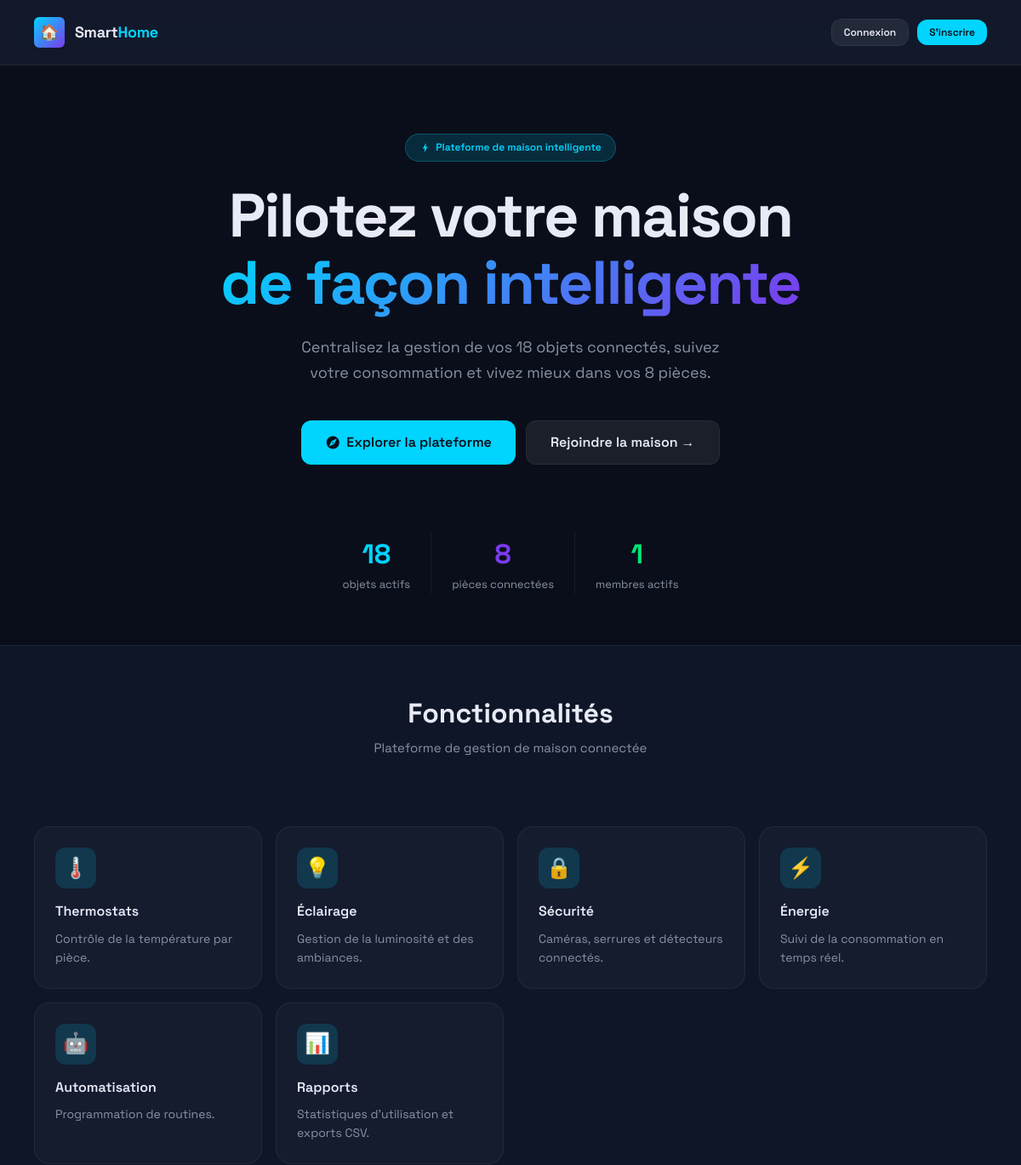
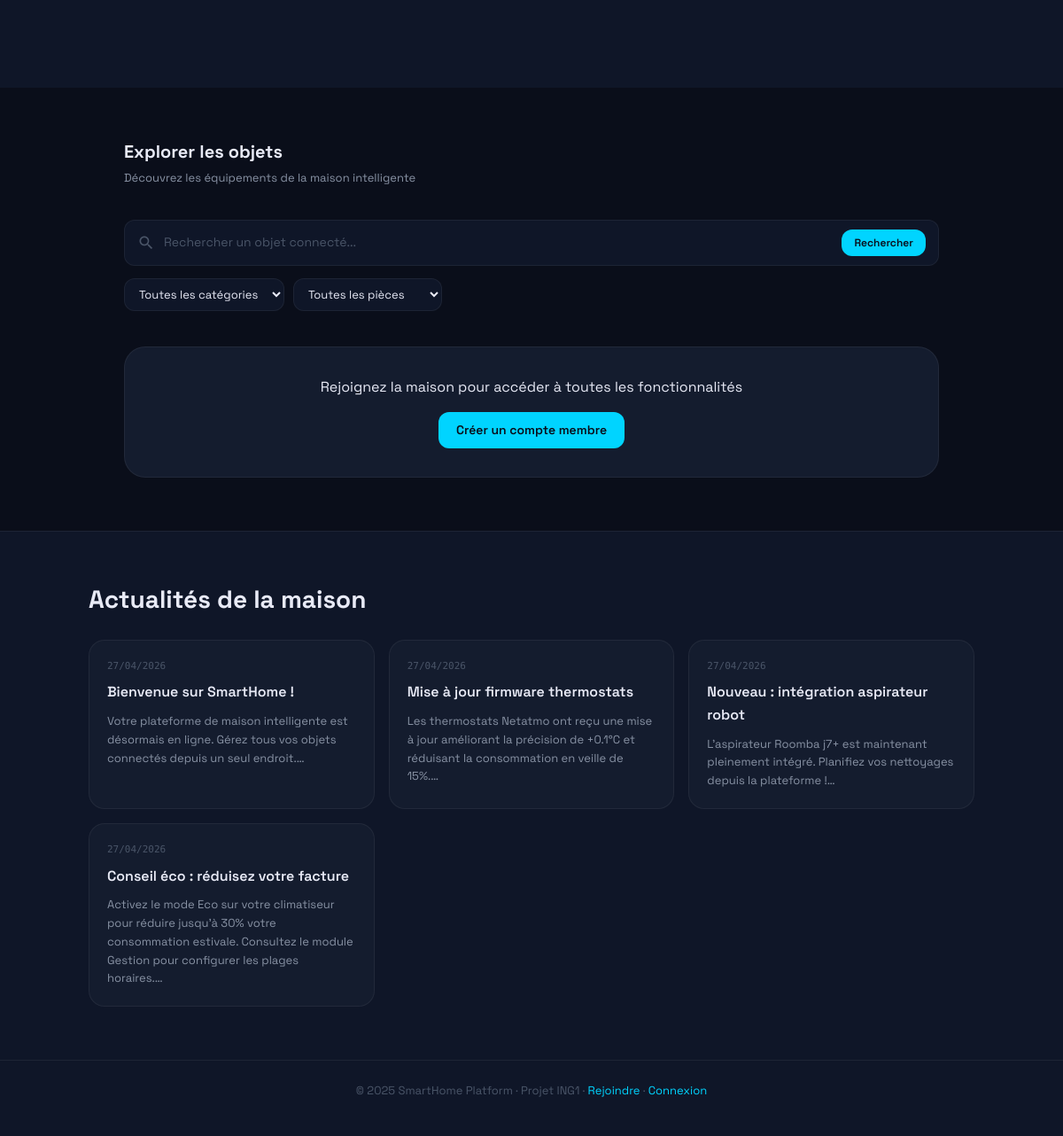
The page / on the database its author committed (2 pictures, top to bottom).
### tables this page shows
CREATE TABLE actualites (
    id INT AUTO_INCREMENT PRIMARY KEY,
    titre VARCHAR(200) NOT NULL,
    contenu TEXT NOT NULL,
    auteur_id INT,
    image VARCHAR(255),
    date_publication DATETIME DEFAULT CURRENT_TIMESTAMP,
    visible TINYINT(1) DEFAULT 1,
    FOREIGN KEY (auteur_id) REFERENCES utilisateurs(id) ON DELETE SET NULL
);

### includes/config.php (called while the page is built, shortened)
<?php
function sanitize(string $input): string {
    return htmlspecialchars(trim($input), ENT_QUOTES, 'UTF-8');
}
function isLoggedIn(): bool {
    return isset($_SESSION['user_id']) && !empty($_SESSION['user_id']);
}

### index.php (the view, shortened to what this page needs)
<?php
require_once 'includes/config.php';
$pdo = getDB();
$actualites = $pdo->query("SELECT * FROM actualites WHERE visible=1 ORDER BY date_publication DESC LIMIT 4")->fetchAll();
$nbObjets   = $pdo->query("SELECT COUNT(*) FROM objets_connectes WHERE etat='actif'")->fetchColumn();
$nbPieces   = $pdo->query("SELECT COUNT(*) FROM pieces")->fetchColumn();
$nbMembres  = $pdo->query("SELECT COUNT(*) FROM utilisateurs WHERE statut='actif'")->fetchColumn();
?>
<!DOCTYPE html>
<html lang="fr">
<head>
<link href="https://cdn.jsdelivr.net/npm/bootstrap@5.3.3/dist/css/bootstrap.min.css" rel="stylesheet">
<link rel="stylesheet" href="<?= SITE_URL ?>/css/style.css">
</head>
<body>
<nav class="public-nav">
  <div class="sidebar-logo" style="border:none;padding:0">
    <div class="logo-icon">🏠</div>
    <div class="logo-text">Smart<span>Home</span></div>
  </div>
  <div style="display:flex;gap:10px;align-items:center">
    <?php if (isLoggedIn()): ?>
      <a href="<?= SITE_URL ?>/dashboard.php" class="btn btn-primary btn-sm">Mon espace</a>
    <?php else: ?>
      <a href="<?= SITE_URL ?>/login.php" class="btn btn-secondary btn-sm">Connexion</a>
      <a href="<?= SITE_URL ?>/inscription.php" class="btn btn-primary btn-sm">S'inscrire</a>
    <?php endif; ?>
  </div>
</nav>
<section class="hero-content">
  <div class="hero-badge">
    <span class="material-icons" style="font-size:13px">bolt</span>
    Plateforme de maison intelligente
  </div>
  <h1 class="hero-title">
    Pilotez votre maison<br>
    <span class="highlight">de façon intelligente</span>
  </h1>
  <p class="hero-subtitle">
    Centralisez la gestion de vos <?= $nbObjets ?> objets connectés,
    suivez votre consommation et vivez mieux dans vos <?= $nbPieces ?> pièces.
  </p>
  <div class="hero-actions">
    <a href="#explorer" class="btn btn-primary btn-lg">
      <span class="material-icons" style="font-size:18px">explore</span>
      Explorer la plateforme
    </a>
    <a href="<?= SITE_URL ?>/inscription.php" class="btn btn-secondary btn-lg">
      Rejoindre la maison →
    </a>
  </div>
</section>
<div style="display:flex;gap:24px;justify-content:center;flex-wrap:wrap;padding:0 40px 60px">
  <div style="text-align:center">
    <div style="font-size:32px;font-weight:700;color:var(--accent)"><?= $nbObjets ?></div>
    <div style="font-size:13px;color:var(--text-secondary)">objets actifs</div>
  </div>
  <div style="text-align:center">
    <div style="font-size:32px;font-weight:700;color:var(--accent2)"><?= $nbPieces ?></div>
    <div style="font-size:13px;color:var(--text-secondary)">pièces connectées</div>
  </div>
  <div style="text-align:center">
    <div style="font-size:32px;font-weight:700;color:var(--success)"><?= $nbMembres ?></div>
    <div style="font-size:13px;color:var(--text-secondary)">membres actifs</div>
  </div>
</div>
<section style="background:var(--bg-secondary);padding:60px 0;border-top:1px solid var(--border)">
  <div style="text-align:center;margin-bottom:40px;padding:0 20px">
    <h2 style="font-size:32px;font-weight:700;margin-bottom:10px">Fonctionnalités</h2>
    <p style="color:var(--text-secondary)">Plateforme de gestion de maison connectée</p>
  </div>
  <div class="features-grid">
    <div class="feature-card"><div class="feature-icon">🌡️</div><div class="feature-title">Thermostats</div><div class="feature-desc">Contrôle de la température par pièce.</div></div>
    <div class="feature-card"><div class="feature-icon">💡</div><div class="feature-title">Éclairage</div><div class="feature-desc">Gestion de la luminosité et des ambiances.</div></div>
    <div class="feature-card"><div class="feature-icon">🔒</div><div class="feature-title">Sécurité</div><div class="feature-desc">Caméras, serrures et détecteurs connectés.</div></div>
    <div class="feature-card"><div class="feature-icon">⚡</div><div class="feature-title">Énergie</div><div class="feature-desc">Suivi de la consommation en temps réel.</div></div>
    <div class="feature-card"><div class="feature-icon">🤖</div><div class="feature-title">Automatisation</div><div class="feature-desc">Programmation de routines.</div></div>
    <div class="feature-card"><div class="feature-icon">📊</div><div class="feature-title">Rapports</div><div class="feature-desc">Statistiques d'utilisation et exports CSV.</div></div>
  </div>
</section>
<section style="padding:60px 40px;max-width:1000px;margin:0 auto" id="explorer">
  <div class="section-header">
    <div>
      <h2 class="section-title">Explorer les objets</h2>
      <p class="section-sub">Découvrez les équipements de la maison intelligente</p>
    </div>
  </div>
  <div style="margin-bottom:24px">
    <div class="search-bar" style="margin-bottom:14px">
      <span class="material-icons" style="color:var(--text-muted);font-size:20px">search</span>
      <input type="text" id="pub-q" placeholder="Rechercher un objet connecté...">
      <button class="btn btn-primary btn-sm" onclick="rechercherPublic()">Rechercher</button>
    </div>
    <div class="filters-row">
      <select id="pub-cat" class="filter-select" onchange="rechercherPublic()">
        <option value="">Toutes les catégories</option>
      </select>
      <select id="pub-piece" class="filter-select" onchange="rechercherPublic()">
        <option value="">Toutes les pièces</option>
      </select>
    </div>
  </div>
  <?php if (!isLoggedIn()): ?>
  <div style="text-align:center;margin-top:40px;padding:32px;background:var(--bg-card);border:1px solid var(--border);border-radius:var(--radius-xl)">
    <p style="font-size:16px;margin-bottom:16px">Rejoignez la maison pour accéder à toutes les fonctionnalités</p>
    <a href="<?= SITE_URL ?>/inscription.php" class="btn btn-primary">Créer un compte membre</a>
  </div>
  <?php endif; ?>
</section>
<?php if (!empty($actualites)): ?>
<section style="padding:60px 40px;background:var(--bg-secondary);border-top:1px solid var(--border)">
  <div style="max-width:1000px;margin:0 auto">
    <h2 style="font-size:28px;font-weight:700;margin-bottom:28px">Actualités de la maison</h2>
    <div class="news-grid">
      <?php foreach ($actualites as $news): ?>
      <div class="news-card">
        <div class="news-date"><?= date('d/m/Y', strtotime($news['date_publication'])) ?></div>
        <div class="news-title"><?= sanitize($news['titre']) ?></div>
        <div class="news-excerpt"><?= sanitize(mb_substr($news['contenu'], 0, 160)) ?>…</div>
      </div>
      <?php endforeach; ?>
    </div>
  </div>
</section>
<?php endif; ?>
<footer style="background:var(--bg-secondary);border-top:1px solid var(--border);padding:24px 40px;text-align:center">
  <p style="color:var(--text-muted);font-size:13px">
    © 2025 SmartHome Platform · Projet ING1 ·
    <a href="<?= SITE_URL ?>/inscription.php">Rejoindre</a> ·
    <a href="<?= SITE_URL ?>/login.php">Connexion</a>
  </p>
</footer>
</body>
</html>

### rows shown on the page
actualites: date_publication "27/04/2026", titre "Bienvenue sur SmartHome !", contenu "Votre plateforme de maison intelligente est désormais en ligne. Gérez tous vos objets connectés depuis un seul endroit."
actualites: date_publication "27/04/2026", titre "Mise à jour firmware thermostats", contenu "Les thermostats Netatmo ont reçu une mise à jour améliorant la précision de +0.1°C et réduisant la consommation en veille de 15%."
actualites: date_publication "27/04/2026", titre "Nouveau : intégration aspirateur robot", contenu "L'aspirateur Roomba j7+ est maintenant pleinement intégré. Planifiez vos nettoyages depuis la plateforme !"
actualites: date_publication "27/04/2026", titre "Conseil éco : réduisez votre facture", contenu "Activez le mode Eco sur votre climatiseur pour réduire jusqu'à 30% votre consommation estivale. Consultez le module Gestion pour configurer les plages horaires."

### other values the page prints
$nbObjets "18"
$nbPieces "8"
$nbMembres "1"
